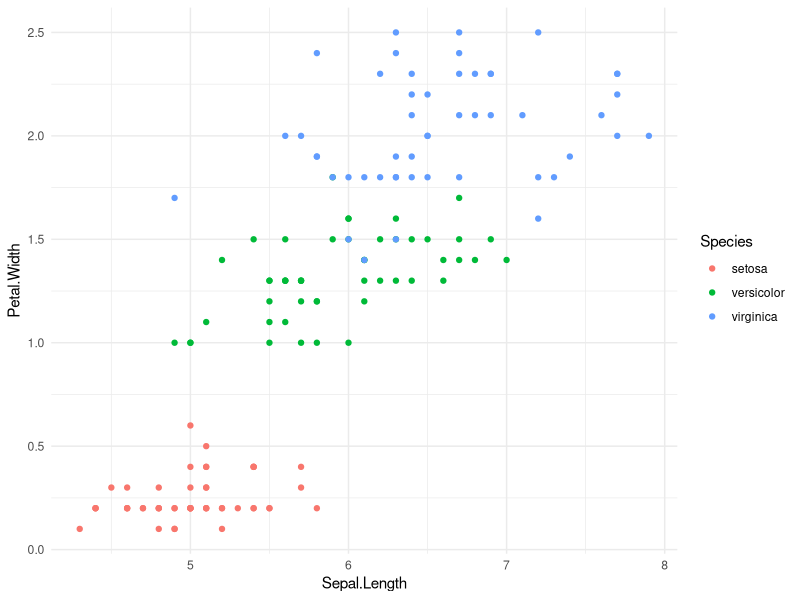
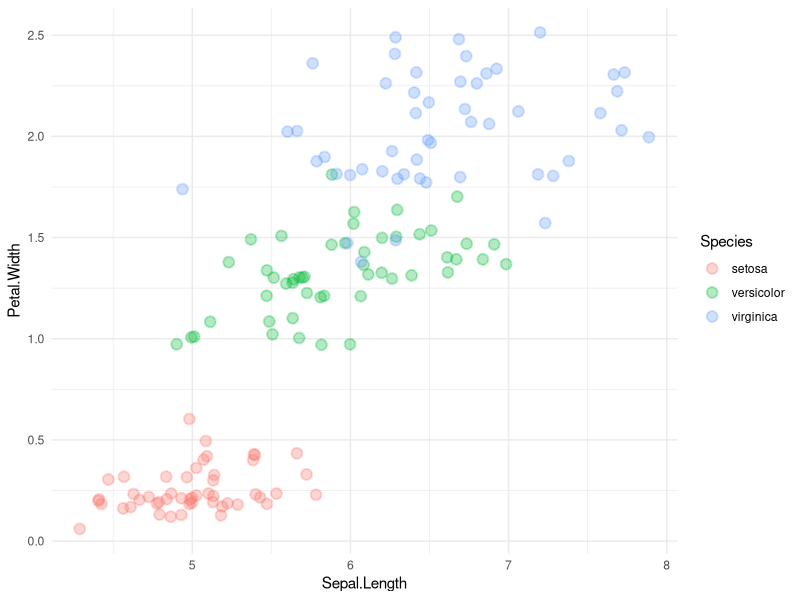
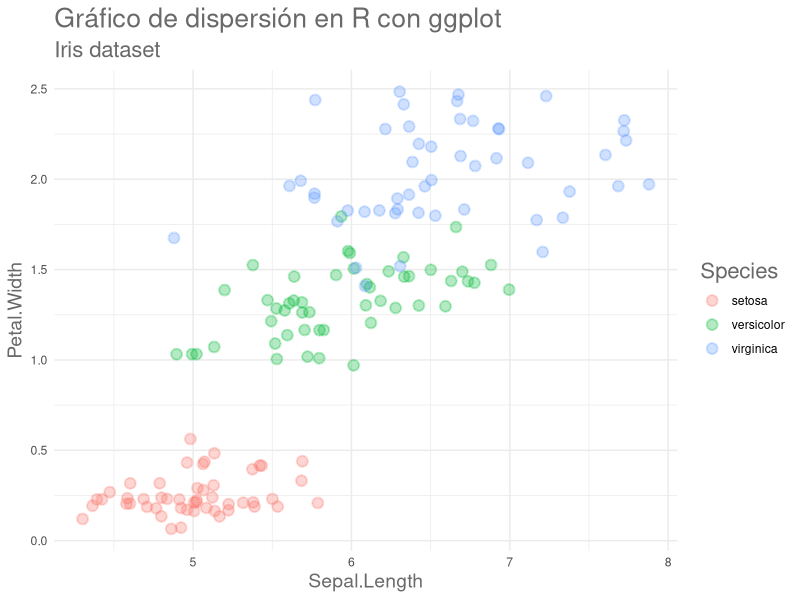

Write R code to recreate these figures, in order.
## ---- chunk 1
library (ggplot2)
ggplot (iris, aes(x = Sepal.Length, y = Petal.Width, colour = Species)) +
  geom_point() +
  theme_minimal()

## ---- chunk 2
 library (ggplot2)
ggplot (iris, aes(x = Sepal.Length, y = Petal.Width, colour = Species)) +
  geom_jitter(size = 3, alpha = 0.3, stroke = 1) +
  theme_minimal()
## ---- chunk 3
 library (ggplot2)
ggplot (iris, aes(x = Sepal.Length, y = Petal.Width, colour = Species)) +
  geom_jitter(size = 3, alpha = 0.3, stroke = 1) +
  labs(title = "Gráfico de dispersión en R con ggplot", subtitle = "Iris dataset") +
  theme_minimal() +
  theme(
    title = element_text(size=16, face='plain', colour = "dimgray"),
    axis.title.x = element_text(size = 14, colour = "dimgray"),
    axis.title.y = element_text(size = 14, colour = "dimgray"),
  )
